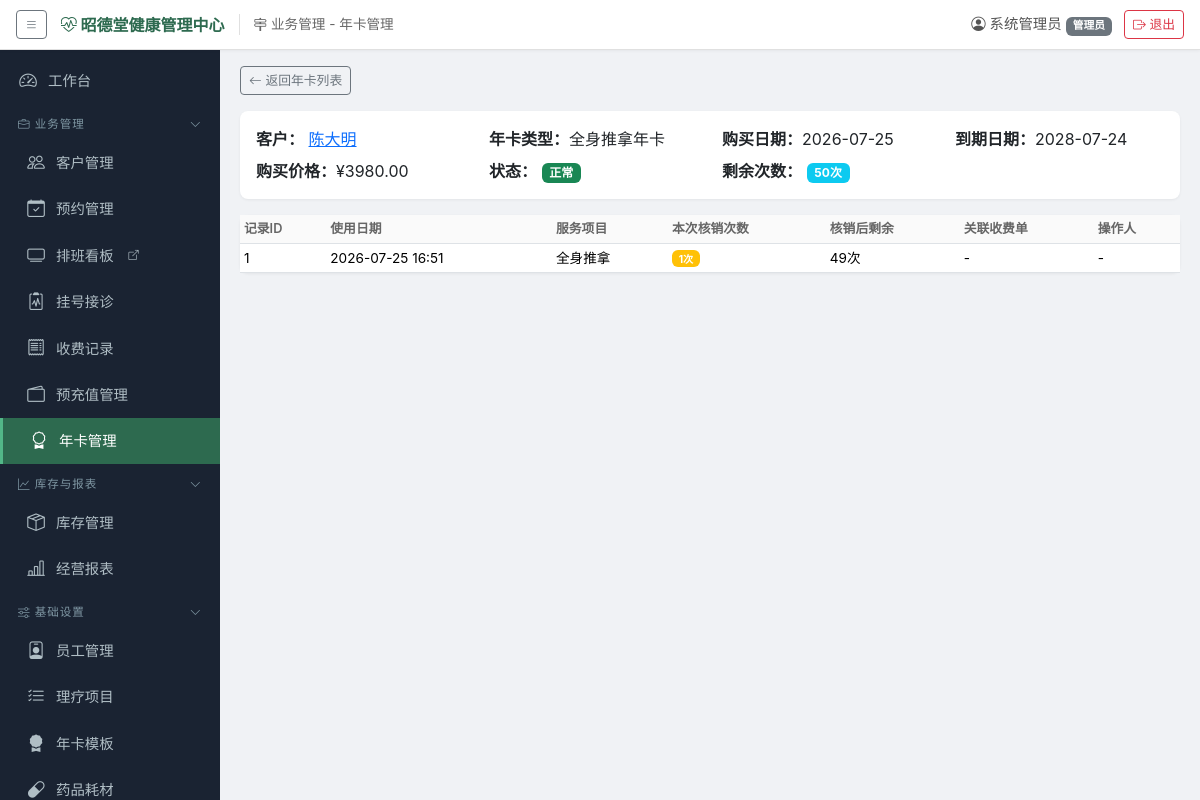
Screenshot of /annual_card/1/usage (signed in) with the database file from the repository.
### models.py (models this page shows, shortened)
class SystemConfig(db.Model):
    __tablename__ = 'system_configs'
    id = db.Column(db.Integer, primary_key=True)
    key = db.Column(db.String(100), unique=True, nullable=False)
    value = db.Column(db.String(500))
    description = db.Column(db.String(200))

class User(UserMixin, db.Model):
    __tablename__ = 'users'
    id = db.Column(db.Integer, primary_key=True)
    username = db.Column(db.String(50), unique=True, nullable=False)
    password_hash = db.Column(db.String(256), nullable=False)
    display_name = db.Column(db.String(50), nullable=False)
    role = db.Column(db.String(20), nullable=False, default='前台')  # 管理员/前台/理疗师/库管
    is_active_user = db.Column(db.Boolean, default=True)
    created_at = db.Column(db.DateTime, default=datetime.now)

class Customer(db.Model):
    __tablename__ = 'customers'
    id = db.Column(db.Integer, primary_key=True)
    name = db.Column(db.String(50), nullable=False)
    gender = db.Column(db.String(10))
    birthday = db.Column(db.Date)
    phone = db.Column(db.String(20))
    id_card = db.Column(db.String(20))
    address = db.Column(db.String(200))
    constitution_type = db.Column(db.String(20))  # 九种体质
    allergy_history = db.Column(db.Text)
    medical_history = db.Column(db.Text)
    referrer = db.Column(db.String(50))
    member_level = db.Column(db.String(20), default='普通')  # 普通/银卡/金卡/钻石
    member_discount = db.Column(db.Numeric(3, 2), default=1.00)
    points = db.Column(db.Integer, default=0)
    is_deleted = db.Column(db.Boolean, default=False)  # 软删除
    is_frozen = db.Column(db.Boolean, default=False)  # 冻结
    created_at = db.Column(db.DateTime, default=datetime.now)
    prepaid_account = db.relationship('PrepaidAccount', backref='customer', uselist=False)
    appointments = db.relationship('Appointment', backref='customer', lazy='dynamic')
    registrations = db.relationship('Registration', backref='customer', lazy='dynamic')
    charges = db.relationship('ChargeRecord', backref='customer', lazy='dynamic')

class AnnualCardTemplate(db.Model):
    __tablename__ = 'annual_card_templates'
    id = db.Column(db.Integer, primary_key=True)
    name = db.Column(db.String(100), nullable=False)
    description = db.Column(db.Text)  # 说明
    price = db.Column(db.Numeric(10, 2), nullable=False)  # 售价
    valid_days = db.Column(db.Integer, default=365)  # 有效天数
    services_json = db.Column(db.Text)
    extra_discount = db.Column(db.Numeric(3, 2), default=1.00)  # 额外项目折扣率
    is_active = db.Column(db.Boolean, default=True)
    created_at = db.Column(db.DateTime, default=datetime.now)

class CustomerAnnualCard(db.Model):
    __tablename__ = 'customer_annual_cards'
    id = db.Column(db.Integer, primary_key=True)
    customer_id = db.Column(db.Integer, db.ForeignKey('customers.id'), nullable=False)
    template_id = db.Column(db.Integer, db.ForeignKey('annual_card_templates.id'), nullable=False)
    purchase_date = db.Column(db.Date, default=date.today, nullable=False)
    expire_date = db.Column(db.Date, nullable=False)
    purchase_price = db.Column(db.Numeric(10, 2), default=0)
    remaining_times_json = db.Column(db.Text)
    status = db.Column(db.String(20), default='正常')  # 正常/冻结/过期
    remark = db.Column(db.String(200))
    operator_id = db.Column(db.Integer, db.ForeignKey('users.id'))
    created_at = db.Column(db.DateTime, default=datetime.now)
    customer = db.relationship('Customer', backref='annual_cards')
    template = db.relationship('AnnualCardTemplate')
    operator = db.relationship('User')
    usages = db.relationship('AnnualCardUsage', backref='card', lazy='dynamic')

class AnnualCardUsage(db.Model):
    __tablename__ = 'annual_card_usages'
    id = db.Column(db.Integer, primary_key=True)
    card_id = db.Column(db.Integer, db.ForeignKey('customer_annual_cards.id'), nullable=False)
    customer_id = db.Column(db.Integer, db.ForeignKey('customers.id'), nullable=False)
    service_item_id = db.Column(db.Integer, db.ForeignKey('service_items.id'))
    charge_id = db.Column(db.Integer, db.ForeignKey('charge_records.id'))
    used_times = db.Column(db.Integer, default=1)
    remaining_after = db.Column(db.Integer, default=0)
    created_at = db.Column(db.DateTime, default=datetime.now)
    operator_id = db.Column(db.Integer, db.ForeignKey('users.id'))
    customer = db.relationship('Customer')
    service_item = db.relationship('ServiceItem')
    operator = db.relationship('User')

class ServiceItem(db.Model):
    __tablename__ = 'service_items'
    id = db.Column(db.Integer, primary_key=True)
    name = db.Column(db.String(100), nullable=False)
    category = db.Column(db.String(50))  # 推拿/艾灸/拔罐/刮痧/针灸/正骨
    price = db.Column(db.Numeric(10, 2), nullable=False, default=0)
    cost_price = db.Column(db.Numeric(10, 2), default=0)  # 成本价
    duration = db.Column(db.Integer)  # 建议时长(分钟)
    indication = db.Column(db.Text)  # 适用症描述
    is_active = db.Column(db.Boolean, default=True)
    is_deleted = db.Column(db.Boolean, default=False)  # 软删除

### app.py (the view)
@app.route('/annual_card/<int:card_id>/usage')
@login_required
def annual_card_usage(card_id):
    card = _safe_get(CustomerAnnualCard, card_id, '年卡')
    usages = AnnualCardUsage.query.filter_by(card_id=card_id).order_by(
        AnnualCardUsage.created_at.desc()).all()
    return render_template('annual_card_usage.html', card=card, usages=usages)

### templates/annual_card_usage.html (shortened to what this page needs)
{% extends "base.html" %}
{% block content %}
<div class="mb-3">
    <a href="{{ url_for('annual_cards') }}" class="btn btn-sm btn-outline-secondary">
        <i class="bi bi-arrow-left"></i> 返回年卡列表
    </a>
</div>
<div class="card mb-3"><div class="card-body">
    <div class="row">
        <div class="col-md-3">
            <strong>客户：</strong>
            <a href="{{ url_for('customer_detail', cid=card.customer_id) }}">{{ card.customer.name }}</a>
        </div>
        <div class="col-md-3"><strong>年卡类型：</strong>{{ card.template.name if card.template else '-' }}</div>
        <div class="col-md-3"><strong>购买日期：</strong>{{ card.purchase_date }}</div>
        <div class="col-md-3"><strong>到期日期：</strong>{{ card.expire_date }}</div>
    </div>
    <div class="row mt-2">
        <div class="col-md-3"><strong>购买价格：</strong>¥{{ card.purchase_price or 0 }}</div>
        <div class="col-md-3">
            <strong>状态：</strong>
            {% set colors = {'正常':'success','已冻结':'warning','已过期':'secondary'} %}
            <span class="badge bg-{{ colors.get(card.status, 'light') }}">{{ card.status }}</span>
        </div>
        <div class="col-md-6">
            <strong>剩余次数：</strong>
            {% set remaining = card.remaining_times_json | parse_json %}
            {% if remaining %}
                {% for sid, cnt in remaining.items() %}
                    <span class="badge bg-info me-1">{{ cnt }}次</span>
                {% endfor %}
            {% else %}
                <span class="text-muted">无</span>
            {% endif %}
        </div>
    </div>
</div></div>
<div class="card"><div class="card-body p-0">
<div class="table-responsive">
<table class="table table-hover table-sm mb-0">
    <thead><tr>
        <th>记录ID</th><th>使用日期</th><th>服务项目</th><th>本次核销次数</th>
        <th>核销后剩余</th><th>关联收费单</th><th>操作人</th>
    </tr></thead>
    <tbody>
    {% for u in usages %}
    <tr>
        <td>{{ u.id }}</td>
        <td>{{ u.created_at.strftime('%Y-%m-%d %H:%M') if u.created_at else '-' }}</td>
        <td>{{ u.service_item.name if u.service_item else '-' }}</td>
        <td><span class="badge bg-warning">{{ u.used_times }}次</span></td>
        <td>{{ u.remaining_after }}次</td>
        <td>
            {% if u.charge_id %}
            <a href="{{ url_for('charges') }}?id={{ u.charge_id }}">#{{ u.charge_id }}</a>
            {% else %}
            -
            {% endif %}
        </td>
        <td>{{ u.operator.display_name if u.operator else '-' }}</td>
    </tr>
    {% endfor %}
    </tbody>
</table>
</div></div></div>
{% endblock %}

### templates/base.html (shortened to what this page needs)
<!DOCTYPE html>
<html lang="zh-CN">
<head>
    <link href="{{ url_for('static', filename='vendor/bootstrap.min.css') }}" rel="stylesheet">
    <link href="{{ url_for('static', filename='vendor/bootstrap-icons.min.css') }}" rel="stylesheet">
    <link href="{{ url_for('static', filename='css/style.css') }}" rel="stylesheet">
</head>
<body>
{% if current_user.is_authenticated %}
<header class="global-topbar">
    <div class="topbar-left">
        <button class="btn btn-sm btn-outline-secondary" id="sidebarToggle" title="展开/收起导航">
            <i class="bi bi-list"></i>
        </button>
        <span class="site-title" title="可在 系统管理→系统配置 中修改系统名称">
            <i class="bi bi-heart-pulse"></i> {{ site_title }}
        </span>
        <span class="nav-path" id="navPath"> {% block page_title %}{% endblock %}</span>
    </div>
    <div class="topbar-right">
        <span class="user-info"><i class="bi bi-person-circle"></i> {{ current_user.display_name }}
            <small class="badge bg-secondary">{{ current_user.role }}</small></span>
        <a href="{{ url_for('logout') }}" class="btn btn-sm btn-outline-danger"><i class="bi bi-box-arrow-right"></i> 退出</a>
    </div>
</header>
<div class="d-flex" id="wrapper">
    <div class="sidebar" id="sidebar">
        <nav class="sidebar-nav">
            <a href="{{ url_for('dashboard') }}" class="nav-link {% if request.endpoint == 'dashboard' %}active{% endif %}">
                <i class="bi bi-speedometer2"></i> 工作台
            </a>
            <div class="nav-group" data-group="biz">
                <div class="nav-group-header"><span><i class="bi bi-briefcase"></i> 业务管理</span><i class="bi bi-chevron-down group-arrow"></i></div>
                <div class="nav-group-body">
                    <a href="{{ url_for('customers') }}" class="nav-link {% if request.endpoint and 'customer' in request.endpoint %}active{% endif %}">
                        <i class="bi bi-people"></i> 客户管理
                    </a>
                    <a href="{{ url_for('appointments') }}" class="nav-link {% if request.endpoint and 'appointment' in request.endpoint %}active{% endif %}">
                        <i class="bi bi-calendar-check"></i> 预约管理
                    </a>
                    {% if board_token %}
                    <a href="{{ url_for('board_schedule', token=board_token) }}" target="_blank" class="nav-link" title="在新窗口打开排班看板（可投屏展示）">
                        <i class="bi bi-tv"></i> 排班看板 <i class="bi bi-box-arrow-up-right" style="font-size:0.7em"></i>
                    </a>
                    {% endif %}
                    <a href="{{ url_for('registrations') }}" class="nav-link {% if request.endpoint and ('registration' in request.endpoint or 'medical' in request.endpoint or 'charge_register' in request.endpoint) %}active{% endif %}">
                        <i class="bi bi-clipboard2-pulse"></i> 挂号接诊
                    </a>
                    <a href="{{ url_for('charges') }}" class="nav-link {% if request.endpoint and 'charges' in request.endpoint %}active{% endif %}">
                        <i class="bi bi-receipt"></i> 收费记录
                    </a>
                    <a href="{{ url_for('prepaid') }}" class="nav-link {% if request.endpoint and 'prepaid' in request.endpoint %}active{% endif %}">
                        <i class="bi bi-wallet2"></i> 预充值管理
                    </a>
                    <a href="{{ url_for('annual_cards') }}" class="nav-link {% if request.endpoint and 'annual_card' in request.endpoint %}active{% endif %}">
                        <i class="bi bi-award"></i> 年卡管理
                    </a>
                </div>
            </div>
            <div class="nav-group" data-group="stock">
                <div class="nav-group-header"><span><i class="bi bi-graph-up"></i> 库存与报表</span><i class="bi bi-chevron-down group-arrow"></i></div>
                <div class="nav-group-body">
                    <a href="{{ url_for('inventory') }}" class="nav-link {% if request.endpoint and 'inventory' in request.endpoint %}active{% endif %}">
                        <i class="bi bi-box-seam"></i> 库存管理
                    </a>
                    <a href="{{ url_for('reports') }}" class="nav-link {% if request.endpoint and 'report' in request.endpoint %}active{% endif %}">
                        <i class="bi bi-bar-chart-line"></i> 经营报表
                    </a>
                </div>
            </div>
            {% if current_user.role == '管理员' or current_user.role == '库管' %}
            <div class="nav-group" data-group="settings">
                <div class="nav-group-header"><span><i class="bi bi-sliders"></i> 基础设置</span><i class="bi bi-chevron-down group-arrow"></i></div>
                <div class="nav-group-body">
                    {% if current_user.role == '管理员' %}
                    <a href="{{ url_for('settings_employees') }}" class="nav-link {% if request.endpoint and 'settings_employees' in request.endpoint %}active{% endif %}">
                        <i class="bi bi-person-badge"></i> 员工管理
                    </a>
                    <a href="{{ url_for('settings_items') }}" class="nav-link {% if request.endpoint and 'settings_items' in request.endpoint %}active{% endif %}">
                        <i class="bi bi-list-check"></i> 理疗项目
                    </a>
                    <a href="{{ url_for('settings_annual_card_templates') }}" class="nav-link {% if request.endpoint and 'annual_card_template' in request.endpoint %}active{% endif %}">
                        <i class="bi bi-award-fill"></i> 年卡模板
                    </a>
                    {% endif %}
                    {% if current_user.role in ['管理员', '库管'] %}
                    <a href="{{ url_for('settings_medicines') }}" class="nav-link {% if request.endpoint and 'settings_medicines' in request.endpoint %}active{% endif %}">
                        <i class="bi bi-capsule"></i> 药品耗材
                    </a>
                    {% endif %}
                </div>
            </div>
            {% endif %}
        </nav>
    </div>
    <div class="main-content">
        <div class="content-area">
            {% block content %}{% endblock %}
        </div>
    </div>
</div>
{% else %}
{% block auth_content %}{% endblock %}
{% endif %}
</body>
</html>

### rows the page displays
SystemConfig: value "昭德堂健康管理中心"
User: display_name "系统管理员", role "管理员"
Customer: customer.name "陈大明"
AnnualCardTemplate: template "全身推拿年卡"
CustomerAnnualCard: purchase_date "2026-07-25", expire_date "2028-07-24", purchase_price "3980.00", status "正常"
AnnualCardUsage: id "1", created_at "2026-07-25 16:51", service_item "全身推拿", used_times "1", remaining_after "49", operator "-"

### other values shown
{{ cnt }} "50"
